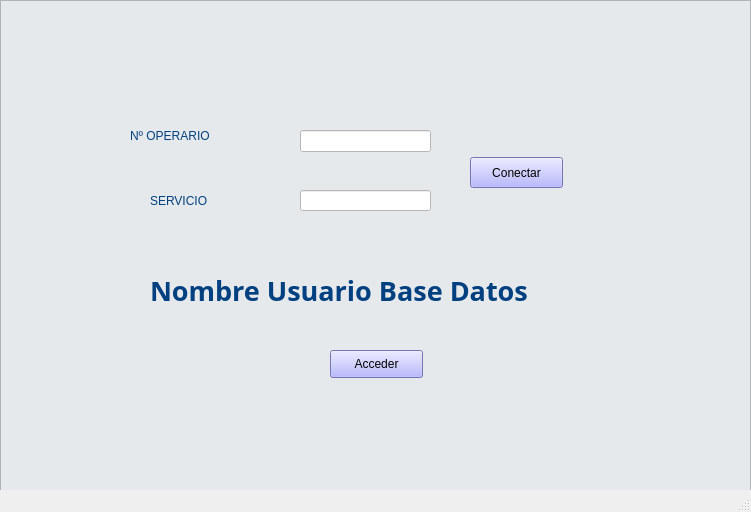
<?xml version="1.0" encoding="UTF-8"?>
<ui version="4.0">
 <class>MainWindow</class>
 <widget class="QMainWindow" name="MainWindow">
  <property name="geometry">
   <rect>
    <x>0</x>
    <y>0</y>
    <width>751</width>
    <height>512</height>
   </rect>
  </property>
  <property name="windowTitle">
   <string>Login</string>
  </property>
  <widget class="QWidget" name="centralwidget">
   <widget class="QFrame" name="frameLogin">
    <property name="geometry">
     <rect>
      <x>0</x>
      <y>0</y>
      <width>751</width>
      <height>511</height>
     </rect>
    </property>
    <property name="palette">
     <palette>
      <active>
       <colorrole role="WindowText">
        <brush brushstyle="SolidPattern">
         <color alpha="255">
          <red>0</red>
          <green>0</green>
          <blue>127</blue>
         </color>
        </brush>
       </colorrole>
       <colorrole role="Button">
        <brush brushstyle="SolidPattern">
         <color alpha="255">
          <red>230</red>
          <green>233</green>
          <blue>236</blue>
         </color>
        </brush>
       </colorrole>
       <colorrole role="Base">
        <brush brushstyle="SolidPattern">
         <color alpha="255">
          <red>230</red>
          <green>233</green>
          <blue>236</blue>
         </color>
        </brush>
       </colorrole>
       <colorrole role="Window">
        <brush brushstyle="SolidPattern">
         <color alpha="255">
          <red>230</red>
          <green>233</green>
          <blue>236</blue>
         </color>
        </brush>
       </colorrole>
       <colorrole role="AlternateBase">
        <brush brushstyle="SolidPattern">
         <color alpha="255">
          <red>170</red>
          <green>170</green>
          <blue>255</blue>
         </color>
        </brush>
       </colorrole>
      </active>
      <inactive>
       <colorrole role="WindowText">
        <brush brushstyle="SolidPattern">
         <color alpha="255">
          <red>0</red>
          <green>0</green>
          <blue>127</blue>
         </color>
        </brush>
       </colorrole>
       <colorrole role="Button">
        <brush brushstyle="SolidPattern">
         <color alpha="255">
          <red>230</red>
          <green>233</green>
          <blue>236</blue>
         </color>
        </brush>
       </colorrole>
       <colorrole role="Base">
        <brush brushstyle="SolidPattern">
         <color alpha="255">
          <red>230</red>
          <green>233</green>
          <blue>236</blue>
         </color>
        </brush>
       </colorrole>
       <colorrole role="Window">
        <brush brushstyle="SolidPattern">
         <color alpha="255">
          <red>230</red>
          <green>233</green>
          <blue>236</blue>
         </color>
        </brush>
       </colorrole>
       <colorrole role="AlternateBase">
        <brush brushstyle="SolidPattern">
         <color alpha="255">
          <red>170</red>
          <green>170</green>
          <blue>255</blue>
         </color>
        </brush>
       </colorrole>
      </inactive>
      <disabled>
       <colorrole role="WindowText">
        <brush brushstyle="SolidPattern">
         <color alpha="255">
          <red>120</red>
          <green>120</green>
          <blue>120</blue>
         </color>
        </brush>
       </colorrole>
       <colorrole role="Button">
        <brush brushstyle="SolidPattern">
         <color alpha="255">
          <red>230</red>
          <green>233</green>
          <blue>236</blue>
         </color>
        </brush>
       </colorrole>
       <colorrole role="Base">
        <brush brushstyle="SolidPattern">
         <color alpha="255">
          <red>230</red>
          <green>233</green>
          <blue>236</blue>
         </color>
        </brush>
       </colorrole>
       <colorrole role="Window">
        <brush brushstyle="SolidPattern">
         <color alpha="255">
          <red>230</red>
          <green>233</green>
          <blue>236</blue>
         </color>
        </brush>
       </colorrole>
       <colorrole role="AlternateBase">
        <brush brushstyle="SolidPattern">
         <color alpha="255">
          <red>170</red>
          <green>170</green>
          <blue>255</blue>
         </color>
        </brush>
       </colorrole>
      </disabled>
     </palette>
    </property>
    <property name="styleSheet">
     <string notr="true">background-color: rgb(230, 233, 236);</string>
    </property>
    <property name="inputMethodHints">
     <set>Qt::ImhNone</set>
    </property>
    <property name="frameShape">
     <enum>QFrame::StyledPanel</enum>
    </property>
    <property name="frameShadow">
     <enum>QFrame::Raised</enum>
    </property>
    <widget class="QLabel" name="labelNOperario">
     <property name="geometry">
      <rect>
       <x>130</x>
       <y>120</y>
       <width>131</width>
       <height>31</height>
      </rect>
     </property>
     <property name="styleSheet">
      <string notr="true">font: bold 10pt &quot;MS Shell Dlg 2&quot;;
color:rgb(0, 64, 128)</string>
     </property>
     <property name="text">
      <string>Nº OPERARIO</string>
     </property>
    </widget>
    <widget class="QLabel" name="labelServicio">
     <property name="geometry">
      <rect>
       <x>150</x>
       <y>190</y>
       <width>91</width>
       <height>21</height>
      </rect>
     </property>
     <property name="styleSheet">
      <string notr="true">font: bold 10pt &quot;MS Shell Dlg 2&quot;;
color:rgb(0, 64, 128)</string>
     </property>
     <property name="text">
      <string>SERVICIO</string>
     </property>
    </widget>
    <widget class="QPushButton" name="btn_Login">
     <property name="geometry">
      <rect>
       <x>470</x>
       <y>157</y>
       <width>93</width>
       <height>31</height>
      </rect>
     </property>
     <property name="styleSheet">
      <string notr="true">background-color:rgb(164, 164, 255);
color: rgb(0, 0, 0)</string>
     </property>
     <property name="text">
      <string>Conectar</string>
     </property>
    </widget>
    <widget class="QLabel" name="label_Nombre">
     <property name="enabled">
      <bool>true</bool>
     </property>
     <property name="geometry">
      <rect>
       <x>150</x>
       <y>270</y>
       <width>461</width>
       <height>41</height>
      </rect>
     </property>
     <property name="font">
      <font>
       <family>Century Gothic</family>
       <pointsize>20</pointsize>
       <weight>75</weight>
       <italic>false</italic>
       <bold>true</bold>
      </font>
     </property>
     <property name="visible">
      <bool>false</bool>
     </property>
     <property name="styleSheet">
      <string notr="true">font: bold 20pt &quot;Century Gothic&quot;;
color:rgb(0, 64, 128)</string>
     </property>
     <property name="inputMethodHints">
      <set>Qt::ImhHiddenText</set>
     </property>
     <property name="text">
      <string>Nombre Usuario Base Datos</string>
     </property>
    </widget>
    <widget class="QPushButton" name="btn_acceder">
     <property name="enabled">
      <bool>true</bool>
     </property>
     <property name="geometry">
      <rect>
       <x>330</x>
       <y>350</y>
       <width>93</width>
       <height>28</height>
      </rect>
     </property>
     <property name="visible">
      <bool>false</bool>
     </property>
     <property name="styleSheet">
      <string notr="true">background-color:rgb(164, 164, 255);
color: rgb(0, 0, 0)</string>
     </property>
     <property name="text">
      <string>Acceder</string>
     </property>
    </widget>
    <widget class="QLineEdit" name="n_servicio">
     <property name="geometry">
      <rect>
       <x>300</x>
       <y>190</y>
       <width>131</width>
       <height>21</height>
      </rect>
     </property>
     <property name="styleSheet">
      <string notr="true">background-color: rgb(255, 255, 255);
border-color: rgb(0, 64, 128);
selection-color: rgb(0, 64, 128);</string>
     </property>
    </widget>
    <widget class="QLineEdit" name="n_operario">
     <property name="geometry">
      <rect>
       <x>300</x>
       <y>130</y>
       <width>131</width>
       <height>22</height>
      </rect>
     </property>
     <property name="focusPolicy">
      <enum>Qt::StrongFocus</enum>
     </property>
     <property name="styleSheet">
      <string notr="true">background-color: rgb(255, 255, 255);</string>
     </property>
    </widget>
   </widget>
  </widget>
  <widget class="QStatusBar" name="statusbar"/>
 </widget>
 <tabstops>
  <tabstop>n_operario</tabstop>
  <tabstop>n_servicio</tabstop>
  <tabstop>btn_Login</tabstop>
  <tabstop>btn_acceder</tabstop>
 </tabstops>
 <resources/>
 <connections/>
</ui>
